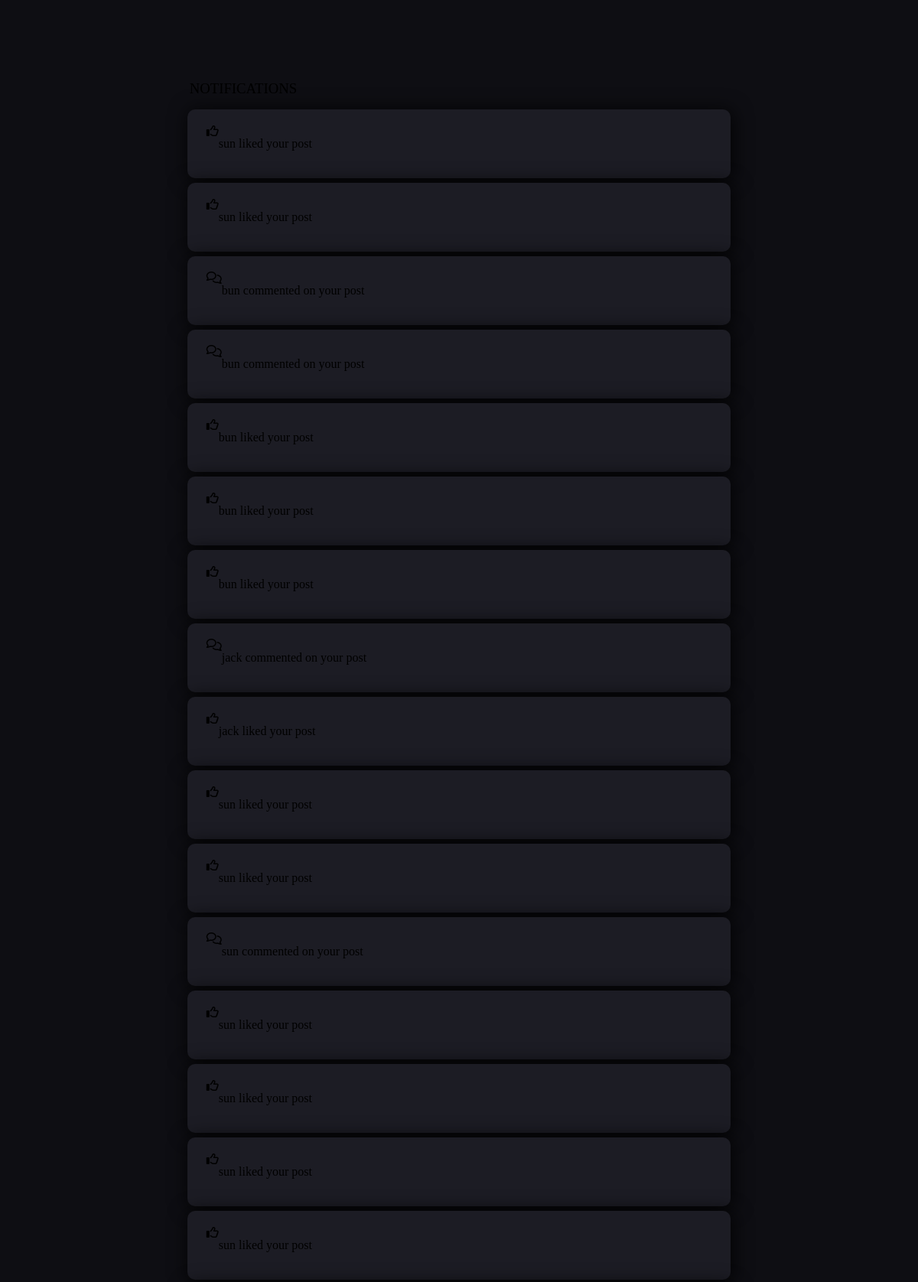
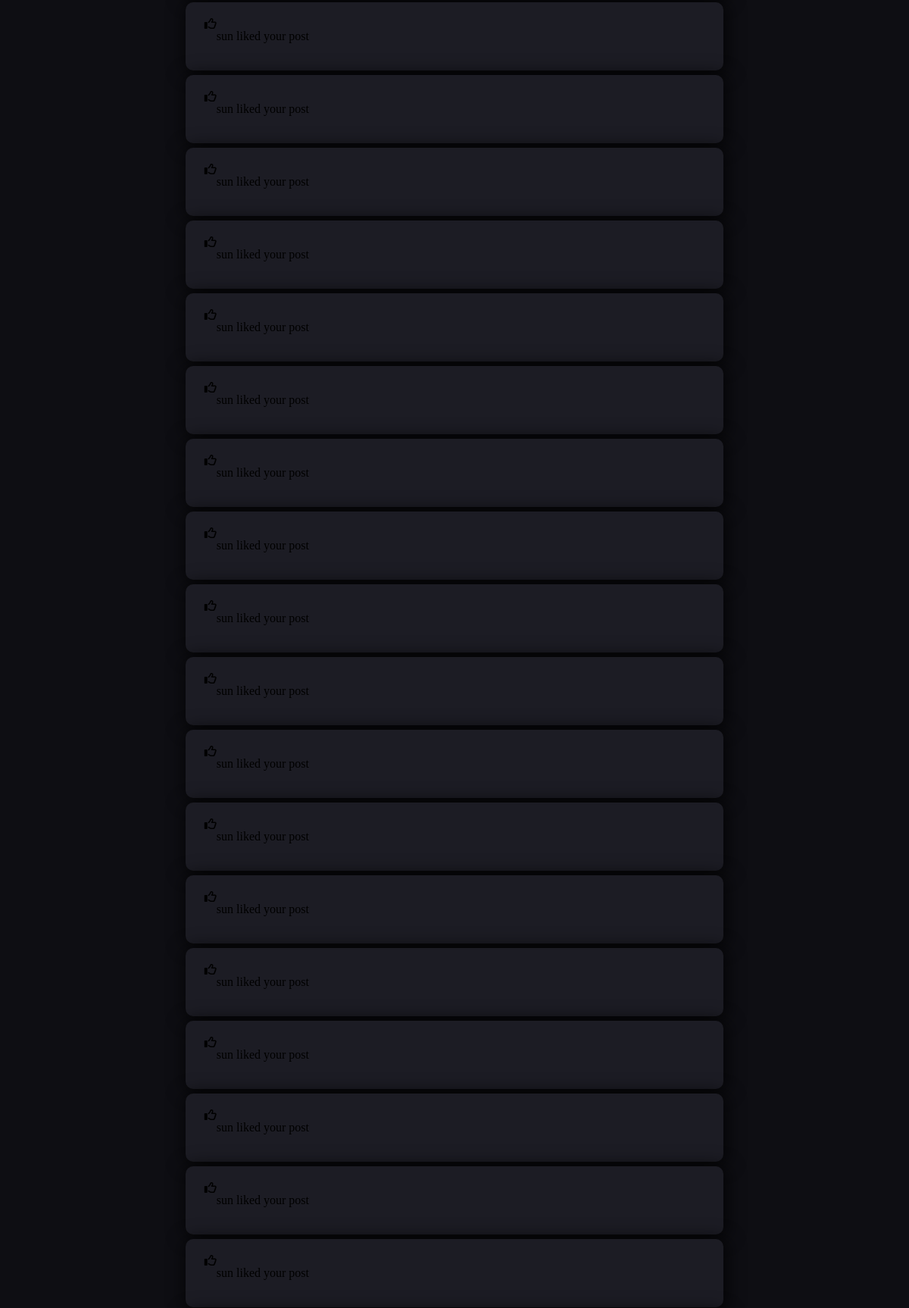
Page /templates/notification.php (signed in, upper part) on the committed database (2 pictures, top to bottom).
### tables this page shows
CREATE TABLE `notifications` (
  `type` int(11) NOT NULL,
  `username` varchar(255) NOT NULL,
  `originator` varchar(255) NOT NULL,
  `id` int(11) NOT NULL,
  `post_id` int(11) NOT NULL,
  `status` int(2) NOT NULL DEFAULT 1,
  `time` timestamp NOT NULL DEFAULT current_timestamp() ON UPDATE current_timestamp()
);

### templates/notification.php (the view, shortened to what this page needs)
<?php
include("server.php");
?>
<!DOCTYPE html>
<html lang="en">
<head>
    <link rel="stylesheet" href="../static/notif.css">
</head>
<body>
    <div class="container-4">
        <div class="head">
            <h3>Notifications</h3>
        </div>
        <?php $noti = mysqli_query($db,"SELECT * FROM notifications WHERE username='{$_SESSION['username']}'"); ?>
        <?php while ($row = mysqli_fetch_array($noti)) : ?>
            <?php if ($row['type'] == 0): ?>
            <div class="noti">
                <i class="far fa-thumbs-up"></i>
                <p><?php echo $row['originator']; ?> liked your post</p>
            </div>
            <?php else: ?>
            <div class="noti">
                <i class="far fa-comments"></i>
                <p><?php echo $row['originator']; ?> commented on your post</p>
            </div>
            <?php endif; ?>
        <?php endwhile; ?>
            </div>
</body>
</html>

### static/notif.css (style rules this page uses)
.container-4 { display: flex; margin: 7% 20% 3% 20%; height: auto; max-height: 100vh; flex-direction: column; }
body { background-color: #0e0e13; }
.head h3 { padding: 3px ; margin-bottom: 10px; text-transform: uppercase; font-weight: lighter; }
.noti { display: flex; flex-direction: row; padding: 20px 25px; margin: 3px 0; border-radius: 10px; background-color: #1C1C24; -webkit-box-shadow: 2px 2px 24px 2px rgba(0,0,0,0.75); -moz-box-shadow: 2px 2px 24px 2px rgba(0,0,0,0.75); box-shadow: 2px 2px 24px 2px rgba(0,0,0,0.75); }

### rows in the picture
notifications: originator "sun"
notifications: originator "sun"
notifications: originator "bun"
notifications: originator "bun"
notifications: originator "bun"
notifications: originator "bun"
notifications: originator "bun"
notifications: originator "jack"
notifications: originator "jack"
notifications: originator "sun"
notifications: originator "sun"
notifications: originator "sun"
notifications: originator "sun"
notifications: originator "sun"
notifications: originator "sun"
notifications: originator "sun"
notifications: originator "sun"
notifications: originator "sun"
notifications: originator "sun"
notifications: originator "sun"
notifications: originator "sun"
notifications: originator "sun"
notifications: originator "sun"
notifications: originator "sun"
notifications: originator "sun"
notifications: originator "sun"
notifications: originator "sun"
notifications: originator "sun"
notifications: originator "sun"
notifications: originator "sun"
notifications: originator "sun"
notifications: originator "sun"
notifications: originator "sun"
notifications: originator "sun"
